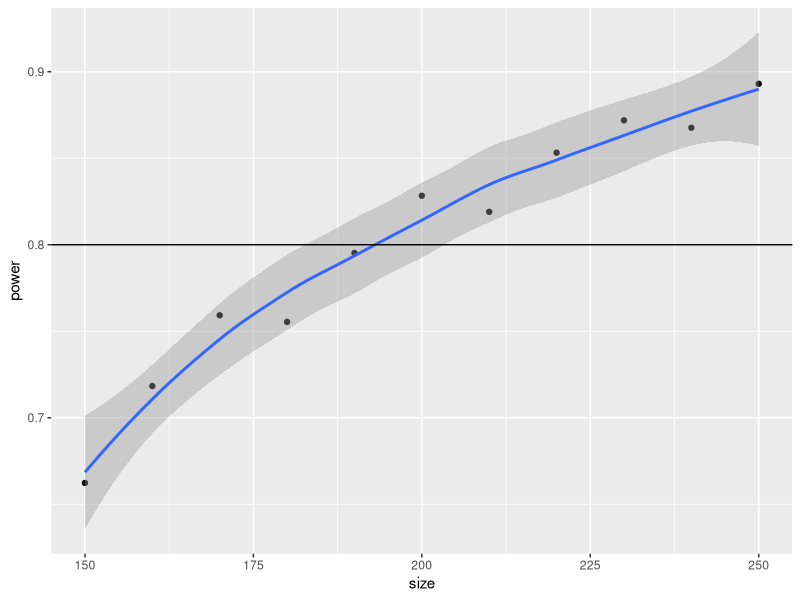

R code for this plot:
## ---- chunk 1
tab <- c("True positive", "False negative", "False positive", "True negative")
tab <- matrix(tab, ncol = 2, byrow = TRUE, dimnames = list(c("H0 is true", "H1 is true"), c("Accept H0", "Reject H0")))
knitr::kable(tab)
## ---- chunk 2
tab <- c("Correct inference", "Type I error", "Type II error", "Correct Inference")
tab <- matrix(tab, ncol = 2, byrow = TRUE, dimnames = list(c("H0 is true", "H1 is true"), c("Accept H0", "Reject H0")))
knitr::kable(tab)
## ---- chunk 3
# Model parameters
p0        <- .5
p1        <- .6
betapower <- 1 - 0.8
alpha     <- 0.05
nsims     <- 10000

# Step 1: Simulate the data under H1
z_one_minus_alpha_half <- qnorm(1 - alpha / 2)
sim_fun <- function(n) {

    # Generating the data
    y <- as.integer(runif(n) < p1)
    phat <- mean(y)

    # Accept or reject?
    sqrt(n) * (phat - p0) / sqrt(p0 * (1 - p0)) >
        z_one_minus_alpha_half

}

# Step 2: For an array of n, simulate multiple experiments
n_seq <- seq(from = 150, to = 250, by = 10)

simulations <- NULL
set.seed(12312)
for (n in n_seq) {

    # Run the nsims experiments
    res <- replicate(nsims, sim_fun(n))

    # Compute power and store the value
    simulations <- rbind(
        simulations,
        data.frame(size = n, power = mean(res))
    )
}

# Finding out what is the closets value
best <- which.min(
    abs((1 - betapower) - simulations$power)
    )

simulations[best,,drop=FALSE]
## ---- chunk 4
library(ggplot2)
ggplot(simulations, aes(x = size, y = power)) +
    geom_point() +
    geom_smooth() +
    geom_hline(yintercept = 1 - betapower)
